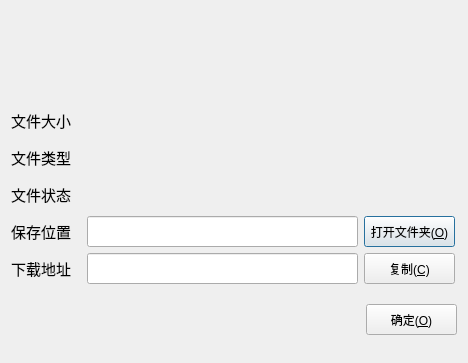
<?xml version="1.0" encoding="UTF-8"?>
<ui version="4.0">
 <class>PropertyDialog</class>
 <widget class="QDialog" name="PropertyDialog">
  <property name="geometry">
   <rect>
    <x>0</x>
    <y>0</y>
    <width>465</width>
    <height>363</height>
   </rect>
  </property>
  <property name="windowTitle">
   <string>文件属性</string>
  </property>
  <layout class="QVBoxLayout" name="verticalLayout_3">
   <item>
    <layout class="QHBoxLayout" name="horizontalLayout_4">
     <item>
      <widget class="QLabel" name="labico">
       <property name="minimumSize">
        <size>
         <width>60</width>
         <height>60</height>
        </size>
       </property>
       <property name="maximumSize">
        <size>
         <width>60</width>
         <height>60</height>
        </size>
       </property>
       <property name="text">
        <string/>
       </property>
      </widget>
     </item>
     <item>
      <widget class="QLabel" name="labName">
       <property name="minimumSize">
        <size>
         <width>351</width>
         <height>21</height>
        </size>
       </property>
       <property name="maximumSize">
        <size>
         <width>351</width>
         <height>21</height>
        </size>
       </property>
       <property name="text">
        <string/>
       </property>
      </widget>
     </item>
    </layout>
   </item>
   <item>
    <layout class="QHBoxLayout" name="horizontalLayout_5">
     <item>
      <layout class="QVBoxLayout" name="verticalLayout">
       <item>
        <widget class="QLabel" name="label_4">
         <property name="sizePolicy">
          <sizepolicy hsizetype="Fixed" vsizetype="Fixed">
           <horstretch>0</horstretch>
           <verstretch>0</verstretch>
          </sizepolicy>
         </property>
         <property name="minimumSize">
          <size>
           <width>70</width>
           <height>31</height>
          </size>
         </property>
         <property name="maximumSize">
          <size>
           <width>70</width>
           <height>31</height>
          </size>
         </property>
         <property name="font">
          <font>
           <pointsize>11</pointsize>
          </font>
         </property>
         <property name="text">
          <string>文件大小</string>
         </property>
        </widget>
       </item>
       <item>
        <widget class="QLabel" name="label_7">
         <property name="sizePolicy">
          <sizepolicy hsizetype="Preferred" vsizetype="Preferred">
           <horstretch>0</horstretch>
           <verstretch>0</verstretch>
          </sizepolicy>
         </property>
         <property name="minimumSize">
          <size>
           <width>70</width>
           <height>31</height>
          </size>
         </property>
         <property name="maximumSize">
          <size>
           <width>70</width>
           <height>31</height>
          </size>
         </property>
         <property name="font">
          <font>
           <pointsize>11</pointsize>
          </font>
         </property>
         <property name="text">
          <string>文件类型</string>
         </property>
        </widget>
       </item>
       <item>
        <widget class="QLabel" name="label_10">
         <property name="sizePolicy">
          <sizepolicy hsizetype="Preferred" vsizetype="Preferred">
           <horstretch>0</horstretch>
           <verstretch>0</verstretch>
          </sizepolicy>
         </property>
         <property name="minimumSize">
          <size>
           <width>70</width>
           <height>31</height>
          </size>
         </property>
         <property name="maximumSize">
          <size>
           <width>70</width>
           <height>31</height>
          </size>
         </property>
         <property name="font">
          <font>
           <pointsize>11</pointsize>
          </font>
         </property>
         <property name="text">
          <string>文件状态</string>
         </property>
        </widget>
       </item>
       <item>
        <widget class="QLabel" name="label_8">
         <property name="minimumSize">
          <size>
           <width>70</width>
           <height>31</height>
          </size>
         </property>
         <property name="maximumSize">
          <size>
           <width>70</width>
           <height>31</height>
          </size>
         </property>
         <property name="font">
          <font>
           <pointsize>11</pointsize>
          </font>
         </property>
         <property name="text">
          <string>保存位置</string>
         </property>
        </widget>
       </item>
       <item>
        <widget class="QLabel" name="label_2">
         <property name="minimumSize">
          <size>
           <width>70</width>
           <height>31</height>
          </size>
         </property>
         <property name="maximumSize">
          <size>
           <width>70</width>
           <height>31</height>
          </size>
         </property>
         <property name="font">
          <font>
           <pointsize>11</pointsize>
          </font>
         </property>
         <property name="text">
          <string>下载地址</string>
         </property>
        </widget>
       </item>
      </layout>
     </item>
     <item>
      <layout class="QVBoxLayout" name="verticalLayout_2">
       <item>
        <widget class="QLabel" name="labsize">
         <property name="sizePolicy">
          <sizepolicy hsizetype="Preferred" vsizetype="Fixed">
           <horstretch>0</horstretch>
           <verstretch>0</verstretch>
          </sizepolicy>
         </property>
         <property name="minimumSize">
          <size>
           <width>370</width>
           <height>31</height>
          </size>
         </property>
         <property name="maximumSize">
          <size>
           <width>370</width>
           <height>31</height>
          </size>
         </property>
         <property name="font">
          <font>
           <pointsize>11</pointsize>
          </font>
         </property>
         <property name="text">
          <string/>
         </property>
        </widget>
       </item>
       <item>
        <widget class="QLabel" name="labtype">
         <property name="minimumSize">
          <size>
           <width>370</width>
           <height>31</height>
          </size>
         </property>
         <property name="maximumSize">
          <size>
           <width>370</width>
           <height>31</height>
          </size>
         </property>
         <property name="font">
          <font>
           <pointsize>11</pointsize>
          </font>
         </property>
         <property name="text">
          <string/>
         </property>
        </widget>
       </item>
       <item>
        <widget class="QLabel" name="labstate">
         <property name="minimumSize">
          <size>
           <width>370</width>
           <height>31</height>
          </size>
         </property>
         <property name="maximumSize">
          <size>
           <width>370</width>
           <height>31</height>
          </size>
         </property>
         <property name="font">
          <font>
           <pointsize>11</pointsize>
          </font>
         </property>
         <property name="text">
          <string/>
         </property>
        </widget>
       </item>
       <item>
        <layout class="QHBoxLayout" name="horizontalLayout_2">
         <item>
          <widget class="QLineEdit" name="lineLocation">
           <property name="enabled">
            <bool>true</bool>
           </property>
           <property name="minimumSize">
            <size>
             <width>271</width>
             <height>31</height>
            </size>
           </property>
           <property name="maximumSize">
            <size>
             <width>271</width>
             <height>31</height>
            </size>
           </property>
           <property name="font">
            <font>
             <pointsize>11</pointsize>
            </font>
           </property>
           <property name="text">
            <string/>
           </property>
          </widget>
         </item>
         <item>
          <widget class="QPushButton" name="btnOpen">
           <property name="minimumSize">
            <size>
             <width>91</width>
             <height>31</height>
            </size>
           </property>
           <property name="maximumSize">
            <size>
             <width>91</width>
             <height>31</height>
            </size>
           </property>
           <property name="text">
            <string>打开文件夹(&amp;O)</string>
           </property>
          </widget>
         </item>
        </layout>
       </item>
       <item>
        <layout class="QHBoxLayout" name="horizontalLayout_3">
         <item>
          <widget class="QLineEdit" name="lineurl">
           <property name="enabled">
            <bool>true</bool>
           </property>
           <property name="minimumSize">
            <size>
             <width>271</width>
             <height>31</height>
            </size>
           </property>
           <property name="maximumSize">
            <size>
             <width>271</width>
             <height>31</height>
            </size>
           </property>
           <property name="font">
            <font>
             <pointsize>11</pointsize>
            </font>
           </property>
           <property name="accessibleDescription">
            <string notr="true"/>
           </property>
           <property name="text">
            <string/>
           </property>
          </widget>
         </item>
         <item>
          <widget class="QPushButton" name="btnCopy">
           <property name="minimumSize">
            <size>
             <width>91</width>
             <height>31</height>
            </size>
           </property>
           <property name="maximumSize">
            <size>
             <width>91</width>
             <height>31</height>
            </size>
           </property>
           <property name="text">
            <string>复制(&amp;C)</string>
           </property>
          </widget>
         </item>
        </layout>
       </item>
      </layout>
     </item>
    </layout>
   </item>
   <item>
    <layout class="QHBoxLayout" name="horizontalLayout">
     <item>
      <spacer name="horizontalSpacer">
       <property name="orientation">
        <enum>Qt::Horizontal</enum>
       </property>
       <property name="sizeHint" stdset="0">
        <size>
         <width>40</width>
         <height>20</height>
        </size>
       </property>
      </spacer>
     </item>
     <item>
      <widget class="QPushButton" name="btnOk">
       <property name="minimumSize">
        <size>
         <width>91</width>
         <height>31</height>
        </size>
       </property>
       <property name="maximumSize">
        <size>
         <width>91</width>
         <height>31</height>
        </size>
       </property>
       <property name="styleSheet">
        <string notr="true">QPushButton[highlight=&quot;true&quot;]{
	color: white;
	background-color: rgb(0,103,192);
	border:1px solid rgb(20,115,197);
	border-bottom: 2px solid rgb(0,62,115);
}
QPushButton[highlight=&quot;true&quot;]:disabled{
	background-color: rgb(3, 41, 74);
}
QPushButton[highlight=&quot;true&quot;]:hover{
	color: white;
	background-color: rgb(25,117,197);
	border:1px solid rgb(43,128,202);
	border-bottom: 2px solid rgb(15,70,118);
}
QPushButton[highlight=&quot;true&quot;]:pressed{
	color: rgb(194,218,239);
	background-color: rgb(25,117,197);
	border: 0px ;
}</string>
       </property>
       <property name="text">
        <string>确定(&amp;O)</string>
       </property>
      </widget>
     </item>
    </layout>
   </item>
  </layout>
 </widget>
 <resources/>
 <connections>
  <connection>
   <sender>btnOk</sender>
   <signal>clicked()</signal>
   <receiver>PropertyDialog</receiver>
   <slot>accept()</slot>
   <hints>
    <hint type="sourcelabel">
     <x>406</x>
     <y>361</y>
    </hint>
    <hint type="destinationlabel">
     <x>405</x>
     <y>401</y>
    </hint>
   </hints>
  </connection>
 </connections>
</ui>
